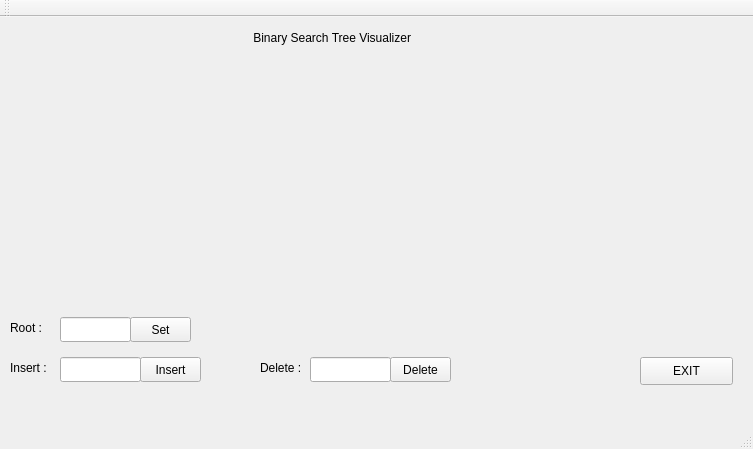
<?xml version="1.0" encoding="UTF-8"?>
<ui version="4.0">
 <class>VisualTree</class>
 <widget class="QMainWindow" name="VisualTree">
  <property name="geometry">
   <rect>
    <x>0</x>
    <y>0</y>
    <width>753</width>
    <height>449</height>
   </rect>
  </property>
  <property name="windowTitle">
   <string>VisualTree</string>
  </property>
  <widget class="QWidget" name="centralWidget">
   <widget class="QLabel" name="label">
    <property name="geometry">
     <rect>
      <x>10</x>
      <y>330</y>
      <width>51</width>
      <height>41</height>
     </rect>
    </property>
    <property name="text">
     <string>Insert :</string>
    </property>
   </widget>
   <widget class="QLineEdit" name="Input_text">
    <property name="geometry">
     <rect>
      <x>60</x>
      <y>340</y>
      <width>81</width>
      <height>25</height>
     </rect>
    </property>
   </widget>
   <widget class="QPushButton" name="insert_button">
    <property name="geometry">
     <rect>
      <x>140</x>
      <y>340</y>
      <width>61</width>
      <height>25</height>
     </rect>
    </property>
    <property name="text">
     <string>Insert</string>
    </property>
   </widget>
   <widget class="QLabel" name="label_2">
    <property name="geometry">
     <rect>
      <x>10</x>
      <y>300</y>
      <width>51</width>
      <height>21</height>
     </rect>
    </property>
    <property name="text">
     <string>Root :</string>
    </property>
   </widget>
   <widget class="QLineEdit" name="Root_inp">
    <property name="geometry">
     <rect>
      <x>60</x>
      <y>300</y>
      <width>71</width>
      <height>25</height>
     </rect>
    </property>
   </widget>
   <widget class="QPushButton" name="Root_set">
    <property name="geometry">
     <rect>
      <x>130</x>
      <y>300</y>
      <width>61</width>
      <height>25</height>
     </rect>
    </property>
    <property name="text">
     <string>Set</string>
    </property>
   </widget>
   <widget class="QLabel" name="label_3">
    <property name="geometry">
     <rect>
      <x>400</x>
      <y>10</y>
      <width>67</width>
      <height>17</height>
     </rect>
    </property>
    <property name="text">
     <string/>
    </property>
   </widget>
   <widget class="QLabel" name="smllest_num">
    <property name="geometry">
     <rect>
      <x>470</x>
      <y>10</y>
      <width>67</width>
      <height>17</height>
     </rect>
    </property>
    <property name="text">
     <string/>
    </property>
   </widget>
   <widget class="QLabel" name="largest_num">
    <property name="geometry">
     <rect>
      <x>620</x>
      <y>10</y>
      <width>121</width>
      <height>17</height>
     </rect>
    </property>
    <property name="text">
     <string/>
    </property>
   </widget>
   <widget class="QLabel" name="label_4">
    <property name="geometry">
     <rect>
      <x>400</x>
      <y>30</y>
      <width>91</width>
      <height>17</height>
     </rect>
    </property>
    <property name="text">
     <string/>
    </property>
   </widget>
   <widget class="QLabel" name="symetrcal_lab">
    <property name="geometry">
     <rect>
      <x>490</x>
      <y>30</y>
      <width>67</width>
      <height>17</height>
     </rect>
    </property>
    <property name="text">
     <string/>
    </property>
   </widget>
   <widget class="QLabel" name="label_6">
    <property name="geometry">
     <rect>
      <x>400</x>
      <y>50</y>
      <width>101</width>
      <height>17</height>
     </rect>
    </property>
    <property name="text">
     <string/>
    </property>
   </widget>
   <widget class="QLabel" name="left_branch">
    <property name="geometry">
     <rect>
      <x>500</x>
      <y>50</y>
      <width>67</width>
      <height>17</height>
     </rect>
    </property>
    <property name="text">
     <string/>
    </property>
   </widget>
   <widget class="QLabel" name="label_8">
    <property name="geometry">
     <rect>
      <x>560</x>
      <y>50</y>
      <width>111</width>
      <height>17</height>
     </rect>
    </property>
    <property name="text">
     <string/>
    </property>
   </widget>
   <widget class="QLabel" name="right_branch">
    <property name="geometry">
     <rect>
      <x>670</x>
      <y>50</y>
      <width>67</width>
      <height>17</height>
     </rect>
    </property>
    <property name="text">
     <string/>
    </property>
   </widget>
   <widget class="QPushButton" name="pushButton">
    <property name="geometry">
     <rect>
      <x>640</x>
      <y>340</y>
      <width>93</width>
      <height>28</height>
     </rect>
    </property>
    <property name="text">
     <string>EXIT</string>
    </property>
   </widget>
   <widget class="QLabel" name="label_5">
    <property name="geometry">
     <rect>
      <x>260</x>
      <y>330</y>
      <width>51</width>
      <height>41</height>
     </rect>
    </property>
    <property name="text">
     <string>Delete :</string>
    </property>
   </widget>
   <widget class="QLineEdit" name="Input_text_2">
    <property name="geometry">
     <rect>
      <x>310</x>
      <y>340</y>
      <width>81</width>
      <height>25</height>
     </rect>
    </property>
   </widget>
   <widget class="QPushButton" name="insert_button_2">
    <property name="geometry">
     <rect>
      <x>390</x>
      <y>340</y>
      <width>61</width>
      <height>25</height>
     </rect>
    </property>
    <property name="text">
     <string>Delete</string>
    </property>
   </widget>
   <widget class="QLabel" name="label_7">
    <property name="geometry">
     <rect>
      <x>250</x>
      <y>10</y>
      <width>221</width>
      <height>21</height>
     </rect>
    </property>
    <property name="text">
     <string> Binary Search Tree Visualizer</string>
    </property>
   </widget>
  </widget>
  <widget class="QMenuBar" name="menuBar">
   <property name="geometry">
    <rect>
     <x>0</x>
     <y>0</y>
     <width>753</width>
     <height>26</height>
    </rect>
   </property>
  </widget>
  <widget class="QToolBar" name="mainToolBar">
   <attribute name="toolBarArea">
    <enum>TopToolBarArea</enum>
   </attribute>
   <attribute name="toolBarBreak">
    <bool>false</bool>
   </attribute>
  </widget>
  <widget class="QStatusBar" name="statusBar"/>
 </widget>
 <layoutdefault spacing="6" margin="11"/>
 <resources/>
 <connections/>
</ui>
